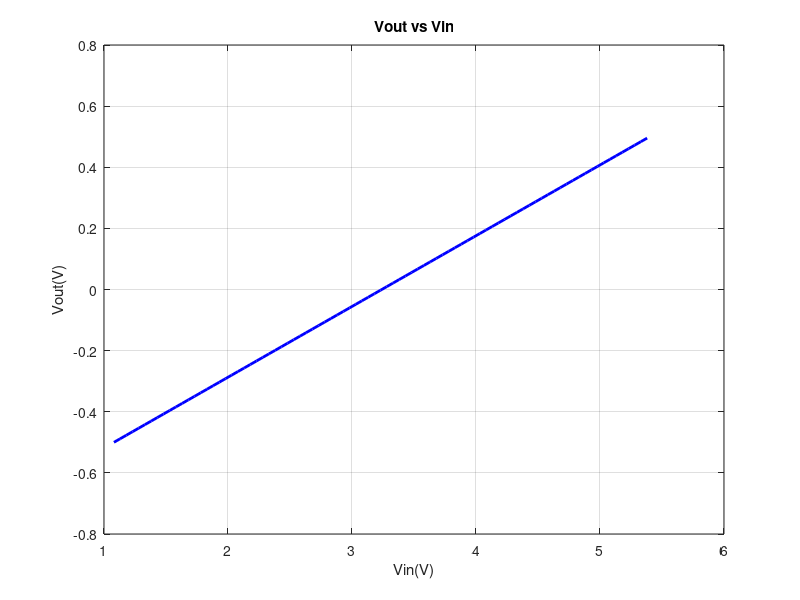

Source code (MATLAB):
%% Vin vs Iout
x=[-0.5:0.05:0.5];
y=16.16.*x+12.12;
plot(x,y,'r','LineWidth',2);
grid on;
xlabel('Vin(V)');
ylabel('Iout(mA)');
title('Iout vs Vin');

%% Vin vs Vout
x=[1.08:0.05:5.4];
y=0.23148*x-0.75;
plot(x,y,'b','LineWidth',2);
grid on;
xlabel('Vin(V)');
ylabel('Vout(V)');
title('Vout vs Vin');